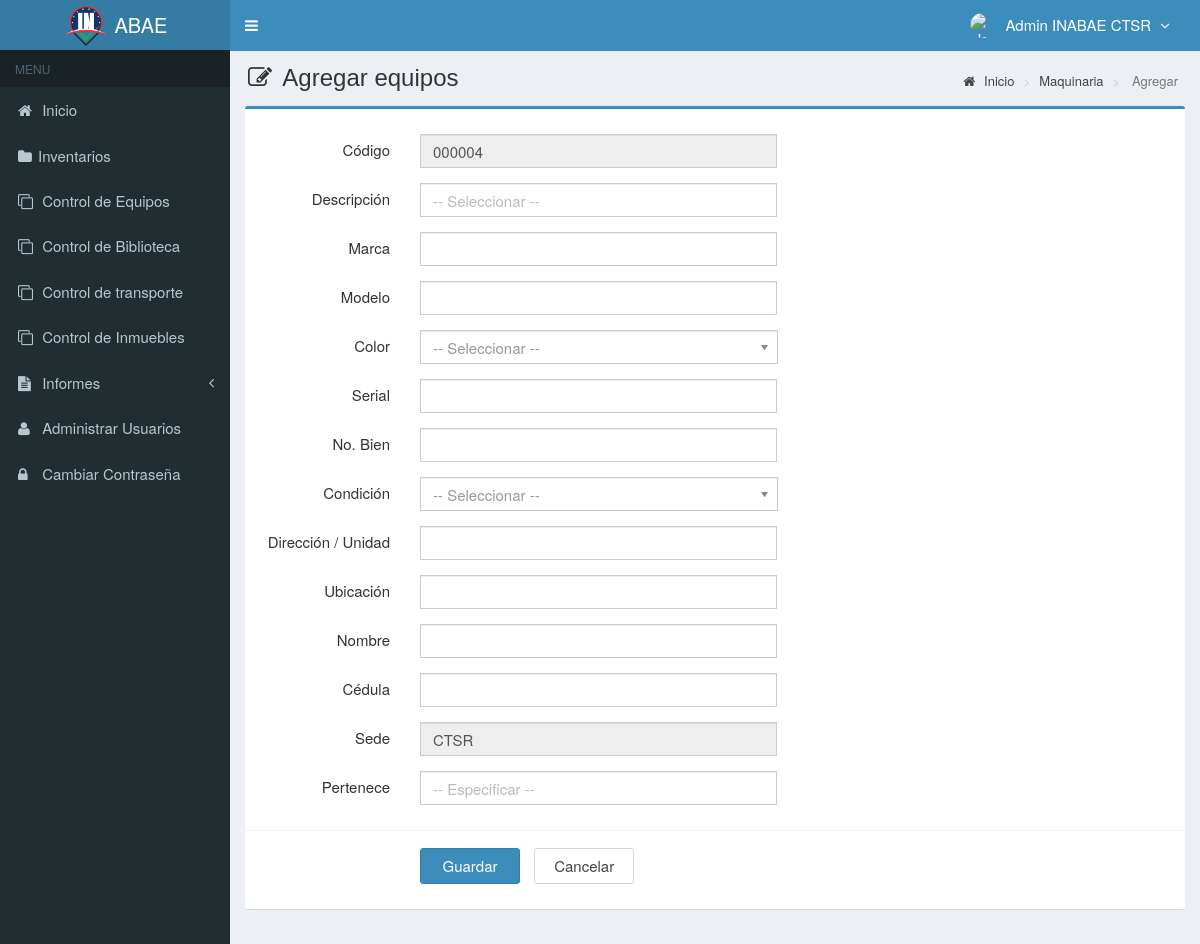
/main.php?module=form_maquinaria&form=add (signed in), run on an earlier commit of the app's database.
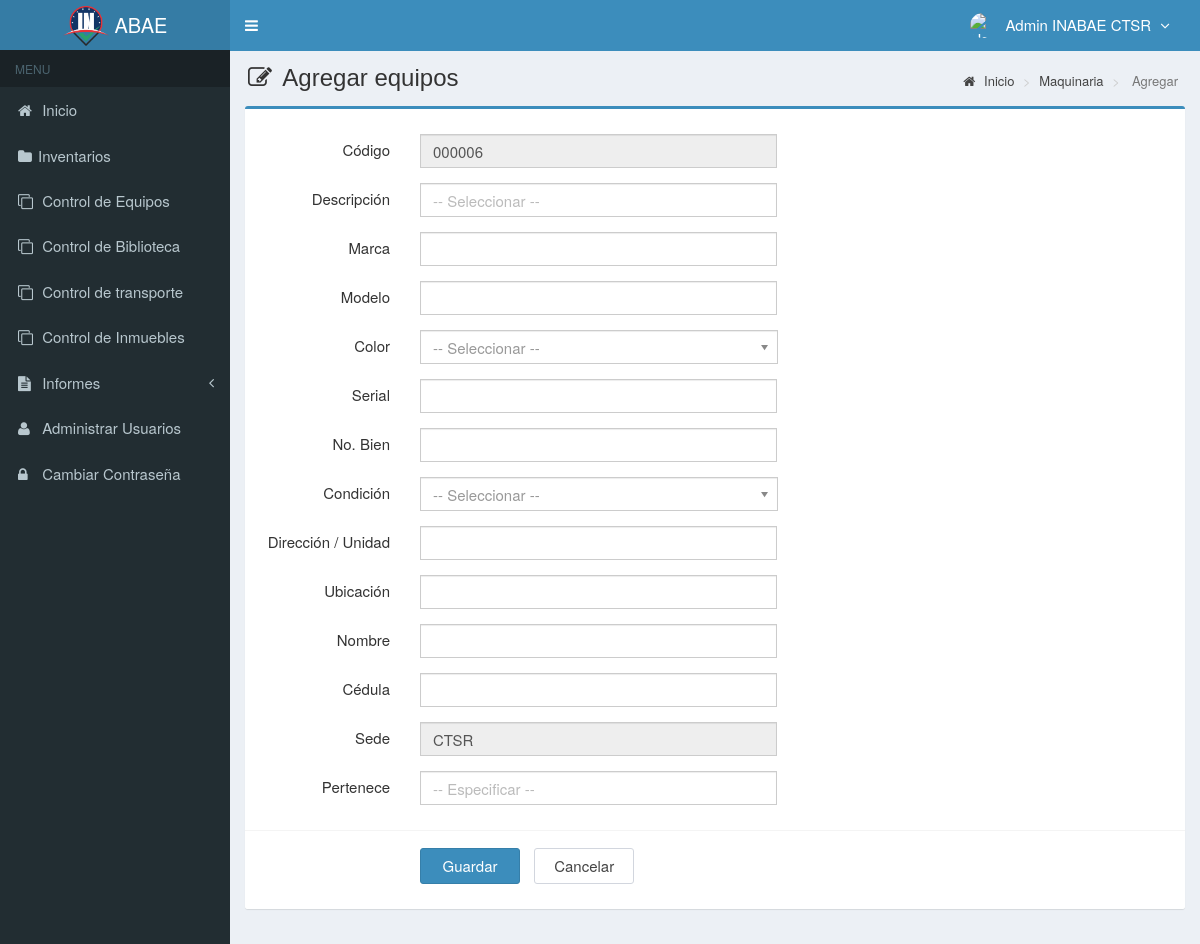
And on a later commit of the database.
### tables this page shows
CREATE TABLE `inventario` (
  `categoria` varchar(300) NOT NULL,
  `codigo` varchar(10) NOT NULL,
  `serial` varchar(20) NOT NULL,
  `nombre` varchar(300) NOT NULL,
  `marca` varchar(300) NOT NULL,
  `modelo` varchar(300) NOT NULL,
  `cantidad` int(10) NOT NULL,
  `clasificacion` varchar(300) NOT NULL,
  `sede` varchar(300) NOT NULL,
  `pertenece` varchar(300) NOT NULL,
  `cedula` varchar(10) NOT NULL,
  `bienesN` varchar(20) NOT NULL,
  `color` varchar(10) NOT NULL,
  `descripcion` varchar(300) NOT NULL,
  `condicion` varchar(300) NOT NULL,
  `ubicacion` varchar(300) NOT NULL,
  `precio_compra` int(11) NOT NULL,
  `precio_venta` int(11) NOT NULL,
  `unidad` varchar(20) NOT NULL,
  `stock` int(11) NOT NULL,
  `estado` enum('chequeado','nochequeado') NOT NULL DEFAULT 'chequeado',
  `created_user` int(3) NOT NULL,
  `created_date` timestamp NOT NULL DEFAULT current_timestamp(),
  `updated_user` int(3) NOT NULL,
  `updated_date` timestamp NOT NULL DEFAULT current_timestamp(),
  `tipo` varchar(300) DEFAULT NULL,
  `responsable` varchar(300) DEFAULT NULL,
  `uso` varchar(20) DEFAULT NULL,
  `detalles` varchar(300) NOT NULL,
  `foto` varchar(100) DEFAULT NULL
);

### modules/maquinaria/form.php (the view, shortened to what the changed rows need)
<?php
if ($_GET['form']=='add') { ?>
  <section class="content-header">
    <h1>
      <i class="fa fa-edit icon-title"></i> Agregar equipos
    </h1>
    <ol class="breadcrumb">
      <li><a href="?module=start"><i class="fa fa-home"></i> Inicio </a></li>
      <li><a href="?module=maquinaria"> Maquinaria </a></li>
      <li class="active"> Agregar </li>
    </ol>
  </section>
  <section class="content">
    <div class="row">
      <div class="col-md-12">
        <div class="box box-primary">
          <form role="form" class="form-horizontal" action="modules/maquinaria/proses.php?act=insert" method="POST">
            <div class="box-body">
              <?php
              $sede = $_SESSION['sede'];
              $query_id = mysqli_query($mysqli, "SELECT codigo FROM inventario
                                                ORDER BY codigo DESC LIMIT 1")
                                                or die('error '.mysqli_error($mysqli));
              $count = mysqli_num_rows($query_id);
              if ($count <> 0) {
                  $data_id = mysqli_fetch_assoc($query_id);
                  $codigo = $data_id['codigo']+1;
              } else {
                  $codigo = 1;
              }
              $buat_id   = str_pad($codigo, 6, "0", STR_PAD_LEFT);
              $codigo = "$buat_id";
              ?>
              <div class="form-group">
                <label class="col-sm-2 control-label">Código </label>
                <div class="col-sm-5">
                  <input type="text"  class="form-control" name="codigo" value="<?php echo $codigo; ?>" readonly required>
                </div>
              </div>
              <div class="form-group">
                <label class="col-sm-2 control-label">Descripción</label>
                <div class="col-sm-5">
                <input class="form-control" list="datalistOptions" name="descripcion" id="exampleDataList" placeholder="-- Seleccionar --" required>
               </div>
             </div>
              <div class="form-group">
                <label class="col-sm-2 control-label">Marca</label>
                <div class="col-sm-5">
                  <input type="text" class="form-control" name="marca" autocomplete="off" required>
                </div>
              </div>
              <div class="form-group">
                <label class="col-sm-2 control-label">Modelo</label>
                <div class="col-sm-5">
                  <input type="text" class="form-control" name="modelo" autocomplete="off" required>
                </div>
              </div>
              <div class="form-group">
                <label class="col-sm-2 control-label">Color</label>
                <div class="col-sm-5">
                </div>
              </div>
              <div class="form-group">
                <label class="col-sm-2 control-label">Serial</label>
                <div class="col-sm-5">
                  <input type="text" class="form-control" name="serial" autocomplete="off" required>
                </div>
              </div>
              <div class="form-group">
                <label class="col-sm-2 control-label">No. Bien</label>
                <div class="col-sm-5">
                  <input type="text" class="form-control" name="bienesN" autocomplete="off" required>
                </div>
              </div>
              <div class="form-group">
                <label class="col-sm-2 control-label">Condición</label>
                <div class="col-sm-5">
                </div>
              </div>
              <div class="form-group">
                <label class="col-sm-2 control-label">Dirección / Unidad</label>
                <div class="col-sm-5">
                  <input type="text" class="form-control" name="unidad" autocomplete="off" required>
                </div>
              </div>
              <div class="form-group">
                <label class="col-sm-2 control-label">Ubicación</label>
                <div class="col-sm-5">
                  <input type="text" class="form-control" name="ubicacion" autocomplete="off" required>
                </div>
              </div>
              <div class="form-group">
                <label class="col-sm-2 control-label">Nombre</label>
                <div class="col-sm-5">
                  <input type="text" class="form-control" name="responsable" autocomplete="off" required>
                </div>
              </div>
              <div class="form-group">
                <label class="col-sm-2 control-label">Cédula</label>
                <div class="col-sm-5">
                  <input type="text" class="form-control" name="cedula" onkeypress='return validaNumericos(event)' onpaste="return false" autocomplete="off" required>
                </div>
              </div>
              <div class="form-group">
                <label class="col-sm-2 control-label">Sede</label>
                <div class="col-sm-5">
                  <input type="text" class="form-control" name="sede" value="<?php echo $sede; ?>" autocomplete="off" readonly required>
                </div>
              </div>
              <div class="form-group" >
                <label class="col-sm-2 control-label">Pertenece</label>
                <div class="col-sm-5">
                <input class="form-control" list="item" type="text" placeholder="-- Especificar --" name="pertenece" autocomplete="off" required>
                </div>
              </div>
            </div>
            <div class="box-footer">
              <div class="form-group">
                <div class="col-sm-offset-2 col-sm-10">
                  <input type="submit" class="btn btn-primary btn-submit" name="Guardar" value="Guardar">
                  <a href="?module=maquinaria" class="btn btn-default btn-reset">Cancelar</a>
                </div>
              </div>
            </div>
          </form>
        </div>
      </div>
    </div>
  </section>
<?php
}
?>

What changed in the data, as far as the page shows it:
removed inventario: codigo "000004"
now on this page (row edited): inventario: codigo "000006"
